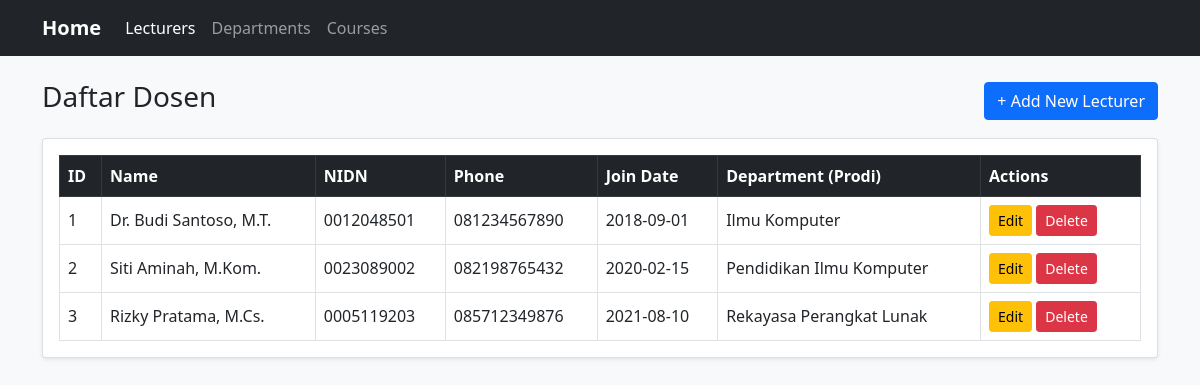
The page / on the database its author committed.
### tables this page shows
CREATE TABLE lecturers (
    id INT AUTO_INCREMENT PRIMARY KEY,
    name VARCHAR(100) NOT NULL,
    nidn VARCHAR(30) NOT NULL,
    phone VARCHAR(20) NOT NULL,
    join_date DATE NOT NULL,
    department_id INT NULL,
    CONSTRAINT fk_lecturer_department
        FOREIGN KEY (department_id) REFERENCES departments(id)
        ON DELETE SET NULL
        ON UPDATE CASCADE
);

CREATE TABLE departments (
    id INT AUTO_INCREMENT PRIMARY KEY,
    department_name VARCHAR(100) NOT NULL,
    faculty VARCHAR(100) NOT NULL
);

### controllers/LecturerController.php (called while the page is built, shortened)
<?php
require_once __DIR__ . '/../models/Lecturer.php';
class LecturerController {
    private Lecturer $lecturerModel;
    public function __construct(mysqli $db) {
        $this->lecturerModel = new Lecturer($db);
    }
    public function index(): void {
        $lecturers = $this->lecturerModel->getAll();
        $activeMenu = 'lecturer';
        require __DIR__ . '/../views/lecturers/index.php';
    }
}

### models/Lecturer.php (called while the page is built, shortened)
<?php
class Lecturer {
    private mysqli $conn;
    public function __construct(mysqli $db) {
        $this->conn = $db;
    }
    public function getAll(): array {
        $sql = "SELECT lecturers.*, departments.department_name
                FROM lecturers
                LEFT JOIN departments ON lecturers.department_id = departments.id
                ORDER BY lecturers.id ASC";
        $result = $this->conn->query($sql);
        return $result->fetch_all(MYSQLI_ASSOC);
    }
}

### views/lecturers/index.php (the view)
<?php require __DIR__ . '/../layouts/header.php'; ?>
<div class="d-flex justify-content-between align-items-center mb-3">
    <h3>Daftar Dosen</h3>
    <a href="index.php?controller=lecturer&action=create" class="btn btn-primary">+ Add New Lecturer</a>
</div>
<div class="card shadow-sm">
    <div class="card-body">
        <table class="table table-bordered table-hover align-middle mb-0">
            <thead class="table-dark">
                <tr>
                    <th>ID</th>
                    <th>Name</th>
                    <th>NIDN</th>
                    <th>Phone</th>
                    <th>Join Date</th>
                    <th>Department (Prodi)</th>
                    <th width="160">Actions</th>
                </tr>
            </thead>
            <tbody>
                <?php foreach ($lecturers as $row): ?>
                <tr>
                    <td><?= htmlspecialchars($row['id']) ?></td>
                    <td><?= htmlspecialchars($row['name']) ?></td>
                    <td><?= htmlspecialchars($row['nidn']) ?></td>
                    <td><?= htmlspecialchars($row['phone']) ?></td>
                    <td><?= htmlspecialchars($row['join_date']) ?></td>
                    <td><?= htmlspecialchars($row['department_name'] ?? '-') ?></td>
                    <td>
                        <a href="index.php?controller=lecturer&action=edit&id=<?= $row['id'] ?>" class="btn btn-sm btn-warning">Edit</a>
                        <a href="index.php?controller=lecturer&action=delete&id=<?= $row['id'] ?>" class="btn btn-sm btn-danger" onclick="return confirm('Yakin ingin menghapus dosen ini?')">Delete</a>
                    </td>
                </tr>
                <?php endforeach; ?>
            </tbody>
        </table>
    </div>
</div>
<?php require __DIR__ . '/../layouts/footer.php'; ?>

### index.php (shortened to what this page needs)
<?php
require_once __DIR__ . '/config/Database.php';
require_once __DIR__ . '/controllers/LecturerController.php';
$database = new Database();
$db = $database->connect();
$controllerName = $_GET['controller'] ?? 'lecturer';
$action = $_GET['action'] ?? 'index';
$controller = match ($controllerName) {
    'department' => new DepartmentController($db),
    'course'     => new CourseController($db),
    default      => new LecturerController($db),
};
if (method_exists($controller, $action)) {
    $controller->$action();
} else {
    $controller->index();
}

### views/layouts/header.php (shortened to what this page needs)
<!DOCTYPE html>
<html lang="id">
<head>
    <link href="assets/bootstrap.min.css" rel="stylesheet">
</head>
<body class="bg-light">
<nav class="navbar navbar-expand-lg navbar-dark bg-dark mb-4">
    <div class="container">
        <a class="navbar-brand fw-bold" href="index.php">Home</a>
        <div class="collapse navbar-collapse" id="navbarNav">
            <ul class="navbar-nav">
                <li class="nav-item">
                    <a class="nav-link <?= ($activeMenu ?? '') === 'lecturer' ? 'active fw-semibold' : '' ?>" href="index.php?controller=lecturer&action=index">Lecturers</a>
                </li>
                <li class="nav-item">
                    <a class="nav-link <?= ($activeMenu ?? '') === 'department' ? 'active fw-semibold' : '' ?>" href="index.php?controller=department&action=index">Departments</a>
                </li>
                <li class="nav-item">
                    <a class="nav-link <?= ($activeMenu ?? '') === 'course' ? 'active fw-semibold' : '' ?>" href="index.php?controller=course&action=index">Courses</a>
                </li>
            </ul>
        </div>
    </div>
</nav>
<div class="container">

### views/layouts/footer.php (shortened to what this page needs)
</div>
</body>
</html>

### rows shown on the page
lecturers: id "1", name "Dr. Budi Santoso, M.T.", nidn "0012048501", phone "081234567890", join_date "2018-09-01", department.department_name "Ilmu Komputer"
lecturers: id "2", name "Siti Aminah, M.Kom.", nidn "0023089002", phone "082198765432", join_date "2020-02-15", department.department_name "Pendidikan Ilmu Komputer"
lecturers: id "3", name "Rizky Pratama, M.Cs.", nidn "0005119203", phone "085712349876", join_date "2021-08-10", department.department_name "Rekayasa Perangkat Lunak"
